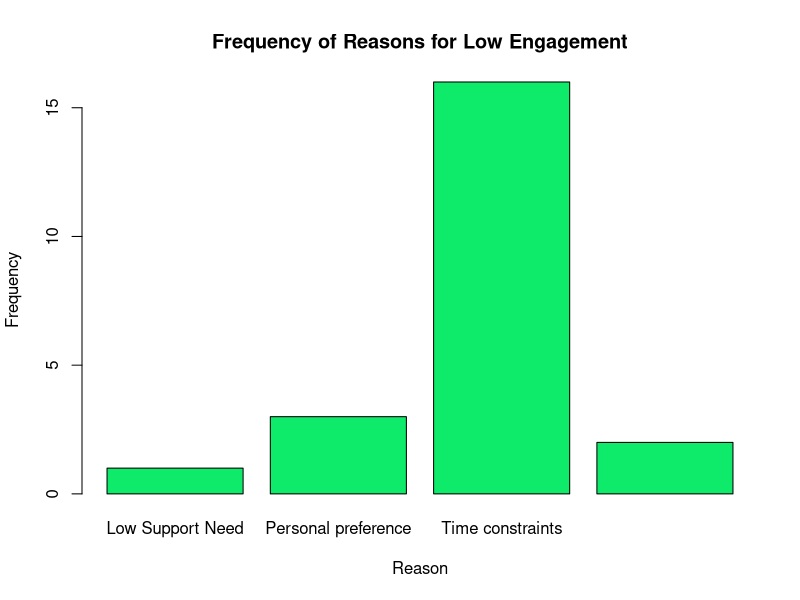
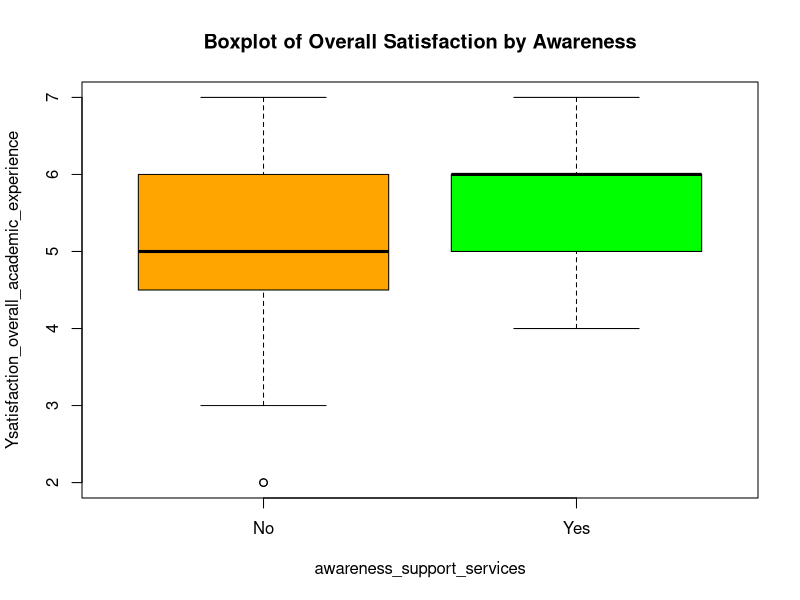
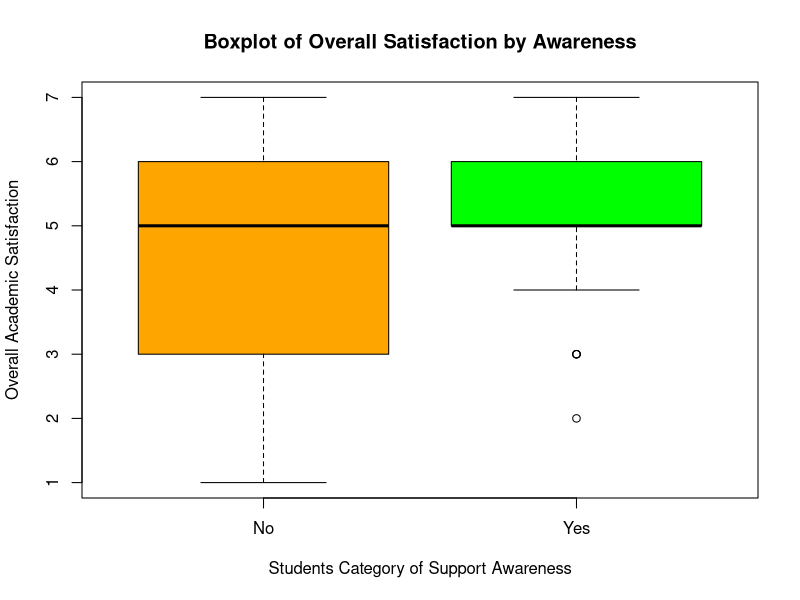

Generate these figures, in order, with R: (Note: this script raises an error after producing the figures.)
data <- read.csv("project.csv")
View(data)


data <- data[-c(1, 2), ]
View(data)


library(dplyr)
# deleting unnecessery colums
data <- data %>%
    select(
        -StartDate, -EndDate, -Status, -IPAddress, -Progress, -Duration..in.seconds.,
        -Finished, -RecordedDate, -ResponseId, -RecipientLastName, -RecipientFirstName,
        -RecipientLastName, -RecipientEmail, -ExternalReference, -LocationLatitude,
        -LocationLongitude, -DistributionChannel, -UserLanguage
    )

# View(data)


na_count <- sum(is.na(data$scl_dpt))
na_count
empty_string_count <- sum(data$scl_dpt == "")
empty_string_count

# deleting evry row that has an empty string in its scl dpt
data <- subset(data, scl_dpt != "")
# View(data)


View(data)

print(names(data))




data <- data %>%
    mutate(
        Category_Yes_No = ifelse(No_or_YesBlock_1 <= 3, "No", "Yes")
    )


View(data)


data <- data %>%
    select(
        consent, No_or_YesBlock_1, Category_Yes_No, everything()
    )

View(data)

data <- data %>%
    mutate(
        overall_student_satisfaction = ifelse(
            No_or_YesBlock_1 > 3, nan_overall_expY_1, satis_on_experience_1
        )
    )

View(data)

ncol(data)
# Change Variable Name for readability

names(data) <- c("consent", "category_student_support", "Category_Yes_No", "satisfaction_non-academic-support", "stress_level_support", "time_management_support", "satisfaction_communication_channels", "awareness_support_services", "grade_support_services", "Ysatisfaction_overall_academic_experience", "suggest_new_support", "new_support_suggestion", "reason_for_lack_of_engagement", "other_reasons_for_lack", "will_engagement_impact_performance", "Nsatisfaction_overall_academic_experience", "satisfaction_academic_performance", "awareness_non_academic_support", "prospect_of_engagement_academic_improvement", "suggestion_new_academic_support", "age", "gender", "years_spent", "local_or_inter", "school_department", "major", "overall_student_satisfaction")

ncol(data)
View(data)


students_with_support <- data[data$No_or_YesBlock_1 > 3, ]$Ysatisfaction_overall_academic_experience
students_with_no_support <- data[data$No_or_YesBlock_1 <= 3, ]$Nsatisfaction_overall_academic_experience


data$Ysatisfaction_overall_academic_experience <- as.numeric(data$Ysatisfaction_overall_academic_experience)
data$Nsatisfaction_overall_academic_experience <- as.numeric(data$Nsatisfaction_overall_academic_experience)


students_with_support <- data$Ysatisfaction_overall_academic_experience
students_with_no_support <- data$Nsatisfaction_overall_academic_experience




# First Inferential Test
# T.test

t.test_overall_experience <- t.test(students_with_support, students_with_no_support, alternative = "two.sided")
t.test_overall_experience



# t.test_overall_experience

#         Welch Two Sample t-test

# data:  students_with_support and students_with_no_support
# t = 2.5257, df = 30.067, p-value = 0.01705
# alternative hypothesis: true difference in means is not equal to 0
# 95 percent confidence interval:
#  0.1821807 1.7206407
# sample estimates:
# mean of x mean of y
#  5.224138  4.272727




t.test_overall_performance <- t.test(as.numeric(data$grade_support_services), as.numeric(data$satisfaction_academic_performance), alternative = "two.sided")
t.test_overall_performance
# t.test_overall_performance

#  Welch Two Sample t-test

# data:  as.numeric(data$grade_support_services) and as.numeric(data$satisfaction_academic_performance)
# t = -0.41019, df = 35.384, p-value = 0.6841
# alternative hypothesis: true difference in means is not equal to 0
# 95 percent confidence interval:
#  -1.0160662  0.6743734
# sample estimates:
# mean of x mean of y
#  3.965517  4.136364


# Second Inferential Test
# Linear Regression


View(data)


data$category_student_support <- as.numeric(data$category_student_support)



linear_regression <- lm(overall_student_satisfaction ~ category_student_support, data = data)


summary(linear_regression)


# Descriptive Analysis

View(data)
data$reason_for_lack_of_engagement <- gsub("Lack of awareness about available services", "Unawareness of Services", data$reason_for_lack_of_engagement)

data$reason_for_lack_of_engagement <- gsub("Limited perceived need for non-academic support", "Low Support Need", data$reason_for_lack_of_engagement)

category_no <- data[data$Category_Yes_No == "No", ]
reason_no_support <- category_no$reason_for_lack_of_engagement
reason_no_support

reason_no_support <- table(reason_no_support)

reason_no_support
?gsub()


barplot(reason_no_support, main = "Frequency of Reasons for Low Engagement", col = "#0eeb6a", xlab = "Reason", ylab = "Frequency")


boxplot(Ysatisfaction_overall_academic_experience ~ awareness_support_services, data = data, main = "Boxplot of Overall Satisfaction by Awareness", col = c("orange", "green", xlab = "Students' Awareness of Support Services", ylab = "Overall Academic Experience"))



names(data)

data <- data %>%
    mutate(
        combined_awareness = ifelse(Category_Yes_No == "Yes", awareness_support_services, awareness_non_academic_support)
    )


data$combined_awareness <- as.factor(data$combined_awareness)
data$overall_student_satisfaction <- as.numeric(data$overall_student_satisfaction)


View(data)
boxplot(overall_student_satisfaction ~ combined_awareness, data = data, main = "Boxplot of Overall Satisfaction by Awareness", col = c("orange", "green"), xlab = "Students Category of Support Awareness", ylab = "Overall Academic Satisfaction")


cleaned_data <- data[, c(1:3, 21:29)]

View(cleaned_data)

cleaned_data <- cleaned_data %>%
    mutate(
        local_or_inter = case_when(
            grepl("local", local_or_inter, ignore.case = TRUE) ~ "Local",
            grepl("international", local_or_inter, ignore.case = TRUE) ~ "International"
        )
    )


View(cleaned_data)

cleaned_data2 <- cleaned_data %>%
    group_by(gender, Category_Yes_No, years_spent) %>%
    summarise(
        mean_satisfaction = mean(overall_student_satisfaction),
        median_satisfaction = median(overall_student_satisfaction),
        min_satisfaction = min(overall_student_satisfaction),
        max_satisfaction = max(overall_student_satisfaction),
        count = n()
    )

View(cleaned_data2)


cleaned_data3 <- cleaned_data %>%
    group_by(gender, Category_Yes_No) %>%
    summarise(
        mean_satisfaction = mean(overall_student_satisfaction),
        count = n()
    )


View(cleaned_data3)


cleaned_data4 <- cleaned_data %>%
    group_by(local_or_inter, Category_Yes_No) %>%
    summarise(
        mean_satisfaction = mean(overall_student_satisfaction),
        count = n()
    )


View(cleaned_data4)




# Plotting
library(ggplot2)

ggplot(cleaned_data3, aes(x = gender, y = mean_satisfaction, fill = Category_Yes_No)) +
    geom_bar(stat = "identity", position = "dodge") +
    labs(title = "Mean Satisfaction by Gender and Category of Student Support", x = "Gender", y = "Mean Satisfaction")


ggplot(cleaned_data, aes(x = years_spent, y = overall_student_satisfaction)) +
    geom_boxplot() +
    labs(title = "Satisfaction by Years Spent", x = "Years Spent", y = "Overall Satisfaction")


ggplot(cleaned_data2, aes(x = count, y = mean_satisfaction)) +
    geom_point() +
    labs(title = "Scatter Plot of Overall Satisfaction against Count of Observations", x = "Count", y = "Mean Satisfaction") +
    geom_smooth(
        method = "lm", level = 0.97
    )


ggplot(cleaned_data4, aes(x = local_or_inter, y = mean_satisfaction, fill = Category_Yes_No, color = Category_Yes_No)) +
    geom_bar(stat = "identity", position = "dodge") +
    labs(
        title = "Barplot of the Mean Satisfaction against Category of Student",
        x = "Local or International Student (Student Category)",
        y = "Mean Satisfaction"
    )



# 1. T-Test for Overall Satisfaction
# To examine the difference in academic satisfaction between students receiving non-academic support and those not receiving such support, a Welch Two-Sample t-test were conducted to assess the differences in overall satisfaction scores between two groups: those who received support services ("yes_block") and those who did not ("no_block").The analysis revealed a statistically significant difference in overall satisfaction scores between the two groups (t = 2.5257, df = 30.067, p-value = 0.01705).The mean overall satisfaction score for the support group was 5.22, while the mean for the non-support group was 4.27. This result suggests that the provision of support services has a discernible impact on overall student satisfaction.


# 2. Linear Regression Analysis

# A linear regression model was employed to explore the relationship between overall student satisfaction and the category of student support. The results indicate that the category of student support significantly predicts overall student satisfaction (p-value = 0.00493). The model suggests that, on average, students receiving support services exhibit a higher overall satisfaction score (intercept = 4.2727, category_student_supportYes coefficient = 0.9514). The adjusted R-squared value of 0.08539 indicates that the model explains approximately 8.54% of the variance in overall satisfaction.


# The findings suggest that the provision of support services significantly influences overall student satisfaction. Moreover, the linear regression model highlights the predictive power of the category of student support in explaining variations in satisfaction scores. These insights underscore the importance of targeted support services in enhancing the overall academic experience.



View(data)


names(data)




data$grade_support_services
data$satisfaction_academic_performance


data <- data %>%
    mutate(
        combined_grade = ifelse(Category_Yes_No == "Yes", grade_support_services, satisfaction_academic_performance)
    )


cleaned_data5 <- cleaned_data %>%
    group_by(
        grade_support_services
    ) %>%
    summarise(
        mean = mean(grade_support_services)
    )


cleaned_data5



ggplot(data, aes(x = grade_support_services, y = satisfaction_academic_performance, fill = satisfaction_academic_performance)) +
    geom_bar(position = "dodge", stat = "identity")


?geom_bar()



# Shapiro-Wilk Test for students_with_support
shapiro.test(students_with_support)

# Shapiro-Wilk Test for students_with_no_support
shapiro.test(students_with_no_support)
